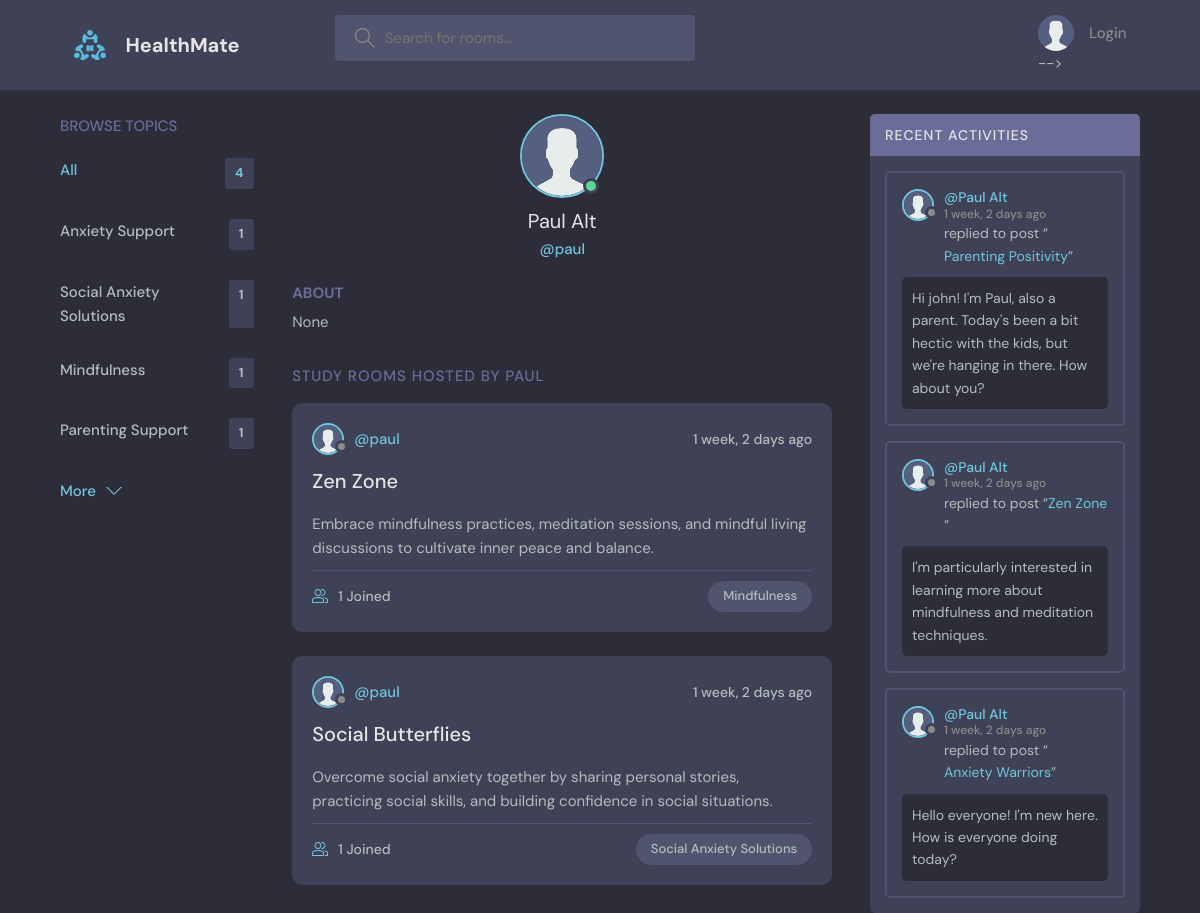
The page /profile/2 on the database its author committed.
### base/models.py (models this page shows, shortened)
class Topic(models.Model):
    name=models.CharField(max_length=200)

class User(AbstractUser):
    name = models.CharField(max_length=200, null=True)
    email = models.EmailField(unique=True)
    bio = models.TextField(null=True)
    avatar = models.ImageField(null=True, default="avatar.svg")
    USERNAME_FIELD = 'email'
    REQUIRED_FIELDS = []

class Room(models.Model):
    host = models.ForeignKey(User, on_delete=models.SET_NULL, null=True)
    topic = models.ForeignKey(Topic, on_delete=models.SET_NULL, null=True)
    name=models.CharField(max_length=100)
    description=models.TextField(null=True,blank=True)
    participants=models.ManyToManyField(User, related_name='participants', blank=True)
    updated = models.DateTimeField(auto_now=True)
    created = models.DateTimeField(auto_now_add=True)
    class Meta:
        ordering = ['-updated','-created']
    def __str__(self):
        return self.name

class Message(models.Model):
    user = models.ForeignKey(User, on_delete=models.CASCADE)
    room = models.ForeignKey(Room, on_delete=models.CASCADE)
    body = models.TextField()
    updated = models.DateTimeField(auto_now=True)
    created = models.DateTimeField(auto_now_add=True)
    class Meta:
        ordering = ['-updated','-created']

### base/views.py (the view)
# urls.py: path('profile/<str:pk>' , views.userProfile, name='user-profile' ),
def userProfile(request,pk):
    user = User.objects.get(id = pk)
    rooms = user.room_set.all()
    room_messages = user.message_set.all()
    topics = Topic.objects.all()
    context = {'user':user, 'rooms':rooms , 'room_messages':room_messages, 'topics':topics}
    return render(request, 'base/profile.html',context)

### base/templates/base/profile.html (shortened to what this page needs)
{% extends 'main.html' %}
{% block content %}
  <main class="profile-page layout layout--3">
    <div class="container">
      {% include 'base/topics_component.html' %}
      <div class="roomList">
        <div class="profile">
          <div class="profile__avatar">
            <div class="avatar avatar--large active">
              <img src="{{user.avatar.url}}" />
            </div>
          </div>
          <div class="profile__info">
            <h3>{{user.name}}</h3>
            <p>@{{user.username}}</p>
          </div>
          <div class="profile__about">
            <h3>About</h3>
            <p>
              {{user.bio}}
            </p>
          </div>
        </div>
        <div class="roomList__header">
          <div>
            <h2>Study Rooms Hosted by {{user.username}}</a>
            </h2>
          </div>
        </div>
        {% include 'base/feed_component.html' %}
      </div>
      {% include 'base/activity_component.html' %}
    </div>
  </main>
{% endblock content %}

### templates/main.html (shortened to what this page needs)
<!DOCTYPE html>
{% load static %}
<html lang="en">
  <head>
    <link rel="stylesheet" href="{% static 'styles/style.css' %}" />
  </head>
  <body>
    {% include 'navbar.html' %}
    {% block content %}
    {% endblock content %}
  </body>
</html>

### templates/navbar.html (shortened to what this page needs)
{% load static %}
<header class="header header--loggedIn">
    <div class="container">
      <a href="{% url 'home' %}" class="header__logo">
        <img src="{% static 'images/logo.svg' %}" />
        <h1>HealthMate</h1>
      </a>
      <form class="header__search" method="GET" action="{% url 'home' %}">
        <label>
          <input name="q" placeholder="Search for rooms..." />
        </label>
      </form>
      <nav class="header__menu">
        {% if request.user.is_authenticated %}
        <div class="header__user">
          <a href="{% url 'user-profile' user.id %}">
            <div class="avatar avatar--medium active">
              <img src="{{request.user.avatar.url}}" />
            </div>
            <p>{{request.user.name}} <span>@{{request.user.username}}</span></p>
          </a>
          <button class="dropdown-button">
            <svg version="1.1" xmlns="http://www.w3.org/2000/svg" width="32" height="32" viewBox="0 0 32 32">
              <title>chevron-down</title>
              <path d="M16 21l-13-13h-3l16 16 16-16h-3l-13 13z"></path>
            </svg>
          </button>
        </div>
        {% else %}
        <a href="{% url 'login' %}">
          <img src="{% static 'images/avatar.svg' %}" />
          <p>Login</p>
        </a> -->
        {% endif %}
      </nav>
    </div>
  </header>

### base/templates/base/topics_component.html
<div class="topics">
    <div class="topics__header">
      <h2>Browse Topics</h2>
    </div>
    <ul class="topics__list">
      <li>
        <a href="{% url 'home' %}" class="active">All <span>{{topics.count}}</span></a>
      </li>
      {% for topic in topics %}
      <li>
        <a href="{% url 'home' %}?q={{topic.name}}">{{topic.name}} <span>{{topic.room_set.all.count}}</span></a>
      </li>
      {% endfor %}
    </ul>
    <a class="btn btn--link" href="{% url 'topics' %}">
      More
      <svg version="1.1" xmlns="http://www.w3.org/2000/svg" width="32" height="32" viewBox="0 0 32 32">
        <title>chevron-down</title>
        <path d="M16 21l-13-13h-3l16 16 16-16h-3l-13 13z"></path>
      </svg>
    </a>
  </div>

### base/templates/base/feed_component.html (shortened to what this page needs)
{% for room in rooms %}
<div class="roomListRoom">
  <div class="roomListRoom__header">
    <a href="{% url 'user-profile' room.host.id %}" class="roomListRoom__author">
      <div class="avatar avatar--small">
        <img src="{{room.host.avatar.url}}" />
      </div>
      <span>@{{room.host.username}}</span>
    </a>
    <div class="roomListRoom__actions">
      <span>{{room.created|timesince}} ago</span>
    </div>
  </div>
  <div class="roomListRoom__content">
    <a href="{% url 'room' room.id %}">{{room.name}}</a>
    <p>{{room.description|truncatewords:30}}</p>
  </div>
  <div class="roomListRoom__meta">
    <a href="{% url 'room' room.id %}" class="roomListRoom__joined">
      {{room.participants.all.count}} Joined
    </a>
    <p class="roomListRoom__topic">{{room.topic.name}}</p>
  </div>
</div>
{% endfor %}

### base/templates/base/activity_component.html (shortened to what this page needs)
<div class="activities">
  <div class="activities__header">
    <h2>Recent Activities</h2>
  </div>
  {% for message in room_messages %}
  <div class="activities__box">
    <div class="activities__boxHeader roomListRoom__header">
      <a href="{% url 'user-profile' message.user.id %}" class="roomListRoom__author">
        <div class="avatar avatar--small">
          <img src="{{message.user.avatar.url}}" />
        </div>
        <p>
          @{{message.user.name}}
          <span>{{message.created|timesince}} ago</span>
        </p>
      </a>
    </div>
    <div class="activities__boxContent">
      <p>replied to post “<a href="{% url 'room' message.room.id %}">{{message.room}}</a>”</p>
      <div class="activities__boxRoomContent">
        {{message.body}}
      </div>
    </div>
  </div>
  {% endfor %}
</div>

### rows shown on the page
Topic: name "Anxiety Support", room_set.all.count "1"
Topic: name "Social Anxiety Solutions", room_set.all.count "1"
Topic: name "Mindfulness", room_set.all.count "1"
Topic: name "Parenting Support", room_set.all.count "1"
User: avatar (placeholder picture), name "Paul Alt", username "paul", bio "None", username "PAUL"
Room: host.avatar (placeholder picture), host.username "paul", created "1 week, 2 days", name "Zen Zone", description "Embrace mindfulness practices, meditation sessions, and mindful living discussions to cultivate inner peace and balance.", participants.all.count "1", topic.name "Mindfulness"
Room: host.avatar (placeholder picture), host.username "paul", created "1 week, 2 days", name "Social Butterflies", description "Overcome social anxiety together by sharing personal stories, practicing social skills, and building confidence in social situations.", participants.all.count "1", topic.name "Social Anxiety Solutions"
Message: user.avatar (placeholder picture), user.name "Paul Alt", created "1 week, 2 days", room "Parenting Positivity", body "Hi john! I'm Paul, also a parent. Today's been a bit hectic with the kids, but we're hanging in there. How about you?"
Message: user.avatar (placeholder picture), user.name "Paul Alt", created "1 week, 2 days", room "Zen Zone", body "I'm particularly interested in learning more about mindfulness and meditation techniques."
Message: user.avatar (placeholder picture), user.name "Paul Alt", created "1 week, 2 days", room "Anxiety Warriors", body "Hello everyone! I'm new here. How is everyone doing today?"

### other values the page prints
{{ topics.count }} "4"
